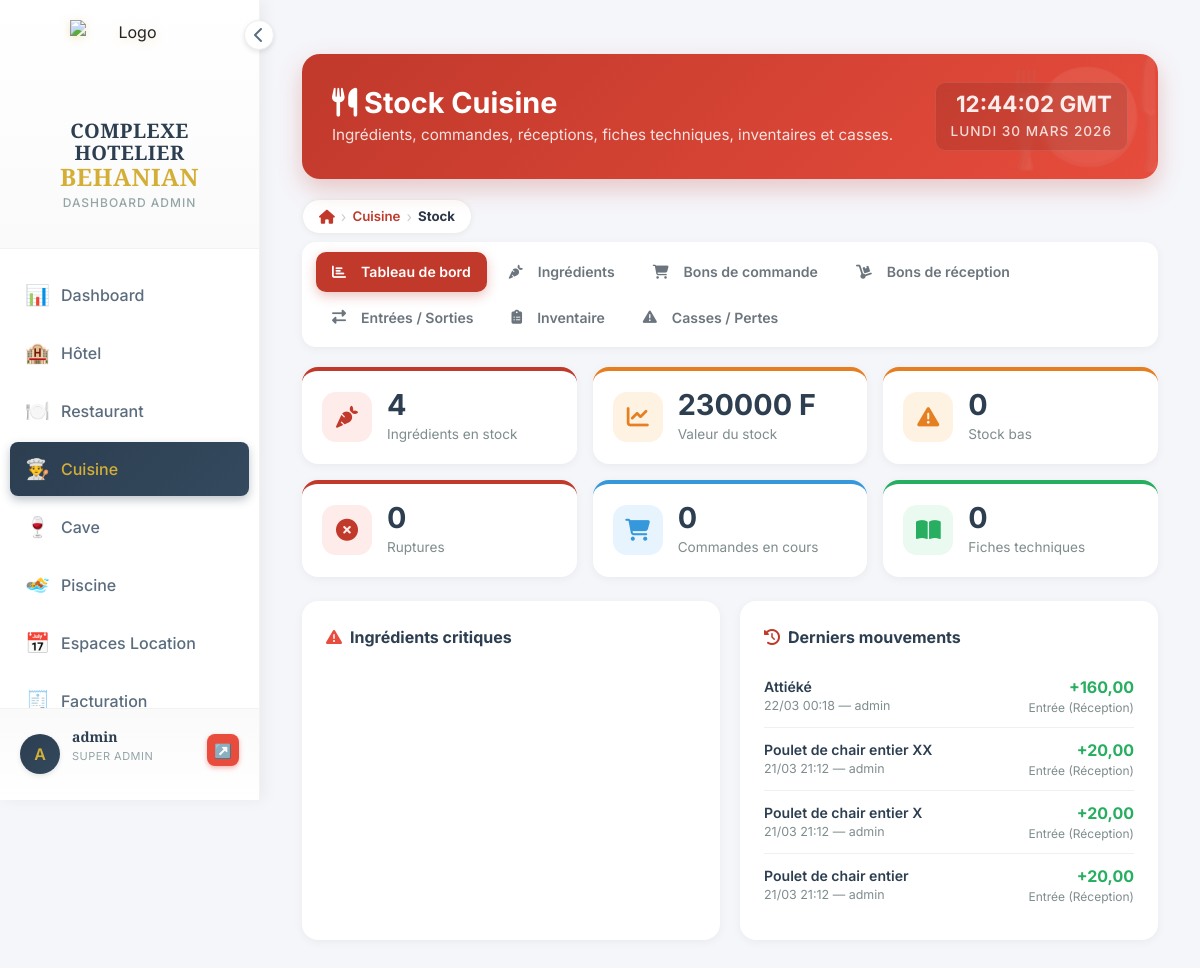
/cuisine/stock/ (signed in), run on the app's committed database.
### cuisine/models.py (models this page shows, shortened)
class MouvementStockCuisine(models.Model):
    TYPE_MOUVEMENT = [
        ('entree',     'Entrée (Réception)'),
        ('sortie',     'Sortie (Consommation)'),
        ('casse',      'Casse / Perte'),
        ('inventaire', "Ajustement d'inventaire"),
        ('production', 'Consommation production'),
    ]
    ingredient      = models.ForeignKey(Ingredient, on_delete=models.CASCADE, related_name='mouvements')
    type_mouvement  = models.CharField(max_length=20, choices=TYPE_MOUVEMENT)
    quantite        = models.DecimalField(max_digits=12, decimal_places=3, verbose_name="Quantité")
    prix_unitaire   = models.DecimalField(max_digits=10, decimal_places=4, default=0, verbose_name="Prix unitaire")
    commentaire     = models.TextField(blank=True, null=True)
    date            = models.DateTimeField(auto_now_add=True)
    utilisateur     = models.ForeignKey(User, on_delete=models.SET_NULL, null=True)
    class Meta:
        verbose_name        = "Mouvement de stock (Cuisine)"
        verbose_name_plural = "Mouvements de stock (Cuisine)"
        ordering            = ['-date']

class Ingredient(models.Model):
    STATUT_CHOICES = [
        ('actif',    'Actif'),
        ('sommeil',  'En sommeil'),
        ('supprime', 'Supprimé'),
    ]
    reference         = models.CharField(max_length=50, unique=True, blank=True, null=True, verbose_name="Référence")
    nom               = models.CharField(max_length=200, verbose_name="Désignation")
    categorie         = models.ForeignKey(CategorieIngredient, on_delete=models.SET_NULL, null=True, blank=True, verbose_name="Catégorie")
    description       = models.TextField(blank=True, verbose_name="Description")
    unite_stock       = models.ForeignKey(UniteIngredient, on_delete=models.SET_NULL, null=True, blank=True,
                                          related_name='ingredients_stock', verbose_name="Unité de stock")
    unite_recette     = models.ForeignKey(UniteIngredient, on_delete=models.SET_NULL, null=True, blank=True,
                                          related_name='ingredients_recette', verbose_name="Unité recette (fiches techniques)")
    facteur_conversion = models.DecimalField(max_digits=12, decimal_places=6, default=1,
                                              verbose_name="Facteur conversion stock→recette",
                                              help_text="Ex : 1 kg = 1000 g → saisir 1000")
    prix_achat        = models.DecimalField(max_digits=10, decimal_places=2, default=0, verbose_name="Prix d'achat unitaire (FCFA)")
    cmup              = models.DecimalField(max_digits=10, decimal_places=4, default=0, verbose_name="CMUP (FCFA)")
    quantite_stock    = models.DecimalField(max_digits=12, decimal_places=3, default=0, verbose_name="Quantité en stock")
    seuil_alerte      = models.DecimalField(max_digits=12, decimal_places=3, default=0, verbose_name="Seuil d'alerte")
    stock_max         = models.DecimalField(max_digits=12, decimal_places=3, default=0, blank=True, verbose_name="Stock maximum")
    fournisseur_principal = models.ForeignKey(Fournisseur, on_delete=models.SET_NULL, null=True, blank=True,
                                               verbose_name="Fournisseur principal")
    statut            = models.BooleanField(default=True, verbose_name="Actif")
    date_creation     = models.DateTimeField(auto_now_add=True)
    date_modification = models.DateTimeField(auto_now=True)
    class Meta:
        verbose_name        = "Ingrédient"
        verbose_name_plural = "Ingrédients"
        ordering            = ['categorie__ordre', 'nom']
    @property
    def valeur_stock(self):
        return self.quantite_stock * self.cmup

### cuisine/views.py (the view)
# urls.py: path('stock/', views.stock_management, name='stock_management'),
@require_module_access('cuisine')
def stock_management(request):
    ingredients = Ingredient.objects.select_related('categorie', 'unite_stock').filter(statut=True)
    total_articles = ingredients.count()
    valeur_stock   = sum(i.valeur_stock for i in ingredients)
    stock_bas      = ingredients.filter(quantite_stock__gt=0, quantite_stock__lte=F('seuil_alerte')).count()
    ruptures       = ingredients.filter(quantite_stock__lte=0).count()
    bc_en_cours    = BonCommandeCuisine.objects.filter(statut__in=['brouillon', 'confirme', 'envoye', 'partiel']).count()
    bons = BonCommandeCuisine.objects.select_related('fournisseur', 'cree_par').all()
    bc_statut = request.GET.get('bc_statut', '')
    bc_q      = request.GET.get('bc_q', '')
    if bc_statut:
        bons = bons.filter(statut=bc_statut)
    if bc_q:
        bons = bons.filter(Q(numero__icontains=bc_q) | Q(fournisseur__nom__icontains=bc_q))
    bc_total      = BonCommandeCuisine.objects.count()
    bc_brouillons = BonCommandeCuisine.objects.filter(statut='brouillon').count()
    bc_en_retard  = sum(1 for b in BonCommandeCuisine.objects.filter(statut__in=['confirme', 'envoye', 'partiel']) if b.est_en_retard)
    receptions    = BonReceptionCuisine.objects.select_related('fournisseur', 'cree_par').all()
    br_total      = receptions.count()
    br_brouillons = receptions.filter(statut='brouillon').count()
    mouvements = MouvementStockCuisine.objects.select_related('ingredient', 'utilisateur').order_by('-date')
    mvt_type = request.GET.get('mvt_type', '')
    if mvt_type:
        mouvements = mouvements.filter(type_mouvement=mvt_type)
    inventaires = InventaireCuisine.objects.select_related('cree_par').all()
    casses = CasseCuisine.objects.select_related('cree_par').all()
    context = {
        'page_title':     'Stock Cuisine',
        'ingredients':    ingredients,
        'categories':     CategorieIngredient.objects.all(),
        'fournisseurs':   Fournisseur.objects.filter(actif=True),
        'total_articles': total_articles,
        'valeur_stock':   valeur_stock,
        'stock_bas':      stock_bas,
        'ruptures':       ruptures,
        'bc_en_cours':    bc_en_cours,
        'bons':           bons,
        'bc_total':       bc_total,
        'bc_brouillons':  bc_brouillons,
        'bc_en_retard':   bc_en_retard,
        'bc_statut':      bc_statut,
        'bc_q':           bc_q,
        'receptions':     receptions,
        'br_total':       br_total,
        'br_brouillons':  br_brouillons,
        'mouvements':     mouvements[:50],
        'mvt_type':       mvt_type,
        'inventaires':    inventaires,
        'casses':         casses,
    }
    return render(request, 'cuisine/stock_management.html', context)

### templates/cuisine/stock_management.html (shortened to what this page needs)
{% extends 'dashboard/base_dashboard.html' %}
{% load breadcrumb %}
{% load static %}
{% block content %}
<div class="container-fluid py-4">
    <div class="page-header">
        <div>
            <h2><i class="fas fa-utensils mr-2"></i> Stock Cuisine</h2>
            <p>Ingrédients, commandes, réceptions, fiches techniques, inventaires et casses.</p>
</div>
<div class="header-clock">
            <span class="time"></span>
            <span class="date"></span>
        </div>
</div>
{% breadcrumb "Cuisine" "cuisine:index" "Stock" "" %}
    <div class="tabs-nav">
        <button class="tab-btn active" onclick="showTab('dashboard', this)">
            <i class="fas fa-chart-bar"></i> Tableau de bord
        </button>
        <button class="tab-btn" onclick="showTab('ingredients', this)">
            <i class="fas fa-carrot"></i> Ingrédients
        </button>
        <button class="tab-btn" onclick="showTab('commandes', this)">
            <i class="fas fa-shopping-cart"></i> Bons de commande
        </button>
        <button class="tab-btn" onclick="showTab('receptions', this)">
            <i class="fas fa-dolly"></i> Bons de réception
        </button>
        <button class="tab-btn" onclick="showTab('mouvements', this)">
            <i class="fas fa-exchange-alt"></i> Entrées / Sorties
        </button>
        <button class="tab-btn" onclick="showTab('inventaire', this)">
            <i class="fas fa-clipboard-list"></i> Inventaire
        </button>
        <button class="tab-btn" onclick="showTab('casses', this)">
            <i class="fas fa-exclamation-triangle"></i> Casses / Pertes
        </button>
    </div>
    <div id="tab-dashboard" class="tab-content active">
        <div class="stats-grid">
            <div class="stat-card red">
                <div class="stat-icon red"><i class="fas fa-carrot"></i></div>
                <div><div class="stat-value">{{ total_articles }}</div><div class="stat-label">Ingrédients en stock</div></div>
            </div>
            <div class="stat-card orange">
                <div class="stat-icon orange"><i class="fas fa-chart-line"></i></div>
                <div><div class="stat-value">{{ valeur_stock|floatformat:0 }} F</div><div class="stat-label">Valeur du stock</div></div>
            </div>
            <div class="stat-card orange">
                <div class="stat-icon orange"><i class="fas fa-exclamation-triangle"></i></div>
                <div><div class="stat-value">{{ stock_bas }}</div><div class="stat-label">Stock bas</div></div>
            </div>
            <div class="stat-card red">
                <div class="stat-icon red"><i class="fas fa-times-circle"></i></div>
                <div><div class="stat-value">{{ ruptures }}</div><div class="stat-label">Ruptures</div></div>
            </div>
            <div class="stat-card blue">
                <div class="stat-icon blue"><i class="fas fa-shopping-cart"></i></div>
                <div><div class="stat-value">{{ bc_en_cours }}</div><div class="stat-label">Commandes en cours</div></div>
            </div>
            <div class="stat-card green">
                <div class="stat-icon green"><i class="fas fa-book-open"></i></div>
                <div><div class="stat-value">{{ fiches_count|default:"0" }}</div><div class="stat-label">Fiches techniques</div></div>
            </div>
        </div>
        <div class="bottom-grid">
            <div class="panel">
                <div class="panel-title">
                    <i class="fas fa-exclamation-triangle" style="color:#e74c3c;"></i> Ingrédients critiques
                </div>
            </div>
            <div class="panel">
                <div class="panel-title">
                    <i class="fas fa-history" style="color:#c0392b;"></i> Derniers mouvements
                </div>
                {% for mv in mouvements %}
                <div class="critique-item">
                    <div>
                        <div style="font-weight:600;color:#2c3e50;font-size:0.88rem;">{{ mv.ingredient.nom }}</div>
                        <div style="font-size:0.78rem;color:#7f8c8d;">{{ mv.date|date:"d/m H:i" }} — {{ mv.utilisateur.username|default:"—" }}</div>
                    </div>
                    <div style="text-align:right;">
                        {% if mv.type_mouvement == 'entree' %}
                            <span style="color:#27ae60;font-weight:700;">+{{ mv.quantite|floatformat:2 }}</span>
                        {% else %}
                            <span style="color:#e74c3c;font-weight:700;">-{{ mv.quantite|floatformat:2 }}</span>
                        {% endif %}
                        <div style="font-size:0.75rem;color:#7f8c8d;">{{ mv.get_type_mouvement_display }}</div>
                    </div>
                </div>
                {% empty %}
                <div class="empty-critique">
                    <i class="fas fa-history"></i>
                    <p>Aucun mouvement récent</p>
                </div>
                {% endfor %}
            </div>
        </div>
    </div>
</div>
{% endblock %}

### templates/dashboard/base_dashboard.html (shortened to what this page needs)
{% load static %}
<!DOCTYPE html>
<html lang="fr">
<head>
    <link href="https://cdn.jsdelivr.net/npm/bootstrap@5.3.0/dist/css/bootstrap.min.css" rel="stylesheet">
    <link rel="stylesheet" href="https://cdnjs.cloudflare.com/ajax/libs/font-awesome/6.4.0/css/all.min.css">
</head>
<body>
    <div class="sidebar" id="sidebar">
        <div class="logo-section">
            <div class="sidebar-toggle" onclick="toggleSidebar()">
                <i class="fas fa-chevron-left" id="toggleIcon"></i>
            </div>
            <div class="logo">
                <div class="logo-icon">
                    <img src="{% static 'images/Logo.png' %}" alt="Logo">
                </div>
                <div class="logo-text">
                    <h1>COMPLEXE HOTELIER<br><span>BEHANIAN</span></h1>
                    <p>Dashboard Admin</p>
                </div>
            </div>
        </div>
        <nav class="nav-menu">
            <a href="{% url 'dashboard:index' %}" class="nav-item {% if request.resolver_match.url_name == 'index' and request.resolver_match.app_name == 'dashboard' %}active{% endif %}">
                <span class="nav-item-icon">📊</span>
                <span class="nav-text">Dashboard</span>
            </a>
            {% if 'hotel' in accessible_modules %}
            <a href="{% url 'hotel:index' %}" class="nav-item {% if request.resolver_match.app_name == 'hotel' %}active{% endif %}">
                <span class="nav-item-icon">🏨</span>
                <span class="nav-text">Hôtel</span>
            </a>
            {% endif %}
            {% if 'restaurant' in accessible_modules %}
            <a href="{% url 'restaurant:index' %}" class="nav-item {% if request.resolver_match.app_name == 'restaurant' %}active{% endif %}">
                <span class="nav-item-icon">🍽️</span>
                <span class="nav-text">Restaurant</span>
            </a>
            {% endif %}
            {% if 'cuisine' in accessible_modules %}
            <a href="{% url 'cuisine:index' %}" class="nav-item {% if request.resolver_match.app_name == 'cuisine' %}active{% endif %}">
                <span class="nav-item-icon">👨‍🍳</span>
                <span class="nav-text">Cuisine</span>
            </a>
            {% endif %}
            {% if 'bar' in accessible_modules %}
            <a href="{% url 'bar:dashboard' %}" class="nav-item {% if request.resolver_match.app_name == 'bar' %}active{% endif %}">
                <span class="nav-item-icon">🍷</span>
                <span class="nav-text">Cave</span>
            </a>
            {% endif %}
            {% if 'piscine' in accessible_modules %}
            <a href="{% url 'piscine:index' %}" class="nav-item {% if request.resolver_match.app_name == 'piscine' %}active{% endif %}">
                <span class="nav-item-icon">🏊</span>
                <span class="nav-text">Piscine</span>
            </a>
            {% endif %}
            {% if 'espaces' in accessible_modules %}
            <a href="{% url 'espaces_evenementiels:index' %}" class="nav-item {% if request.resolver_match.app_name == 'espaces_evenementiels' %}active{% endif %}">
                <span class="nav-item-icon">📅</span>
                <span class="nav-text">Espaces Location</span>
            </a>
            {% endif %}
            {% if 'facturation' in accessible_modules %}
            <a href="{% url 'facturation:index' %}" class="nav-item {% if request.resolver_match.app_name == 'facturation' %}active{% endif %}">
                <span class="nav-item-icon">🧾</span>
                <span class="nav-text">Facturation</span>
            </a>
            {% endif %}
        </nav>
        <div class="user-section">
            <div class="user-avatar">{{ user.username|first|upper }}</div>
            <div class="user-info">
                <h4>{{ user.get_full_name|default:user.username }}</h4>
                <p>{{ user_role }}</p>
            </div>
            <a href="{% url 'logout' %}" class="logout-btn" title="Se déconnecter">↗️</a>
        </div>
    </div>
    <div class="main-content">
        {% block content %}{% endblock %}
    </div>
</body>
</html>

### data on the page
MouvementStockCuisine: ingredient.nom "Attiéké", date "22/03 00:18", utilisateur.username "admin", quantite "160,00", type_mouvement "Entrée (Réception)"
MouvementStockCuisine: ingredient.nom "Poulet de chair entier XX", date "21/03 21:12", utilisateur.username "admin", quantite "20,00", type_mouvement "Entrée (Réception)"
MouvementStockCuisine: ingredient.nom "Poulet de chair entier X", date "21/03 21:12", utilisateur.username "admin", quantite "20,00", type_mouvement "Entrée (Réception)"
MouvementStockCuisine: ingredient.nom "Poulet de chair entier", date "21/03 21:12", utilisateur.username "admin", quantite "20,00", type_mouvement "Entrée (Réception)"

### other printed values
{{ user.username|first|upper }} "A"
{{ user.get_full_name|default:user.username }} "admin"
{{ user_role }} "SUPER ADMIN"
{{ item.label }} "Cuisine"
{{ item.label }} "Stock"
{{ total_articles }} "4"
{{ valeur_stock|floatformat:0 }} "230000"
{{ stock_bas }} "0"
{{ ruptures }} "0"
{{ bc_en_cours }} "0"
{{ fiches_count|default:"0" }} "0"
